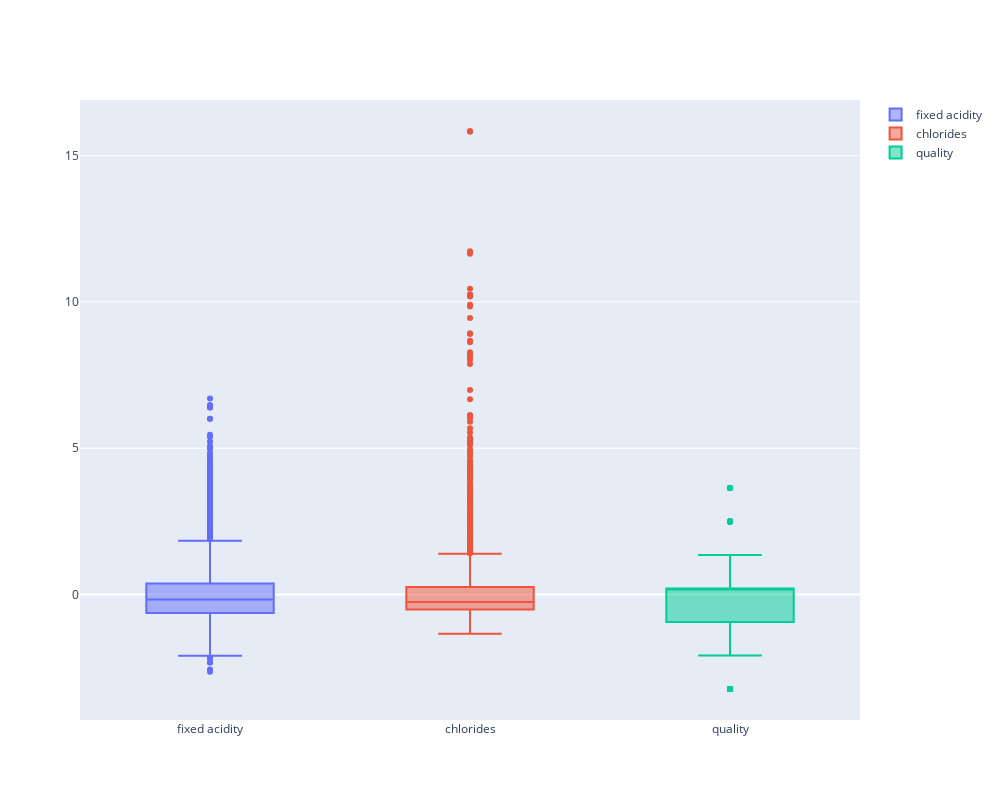

The notebook cell this image was saved under:
### Markdown cell above
#### --▶ StandardScaler 처리결과 시각화

- StandardScaler($X\thicksim N(0,1)$) 처리는 평균을 0으로 표준편차를 1로 맞추는 것이다.

### Code cell
px_box(X_ss_df)

### Figure 1 — Plotly figure (JSON) as saved in the notebook; plotly's stock layout.template omitted (floating-point values rounded to 4 significant figures; data arrays with more than 128 entries replaced by an {"elided": "..."} marker saying what was removed)
{"data": [{"name": "fixed acidity", "type": "box", "y": {"elided": "6497 float values"}}, {"name": "chlorides", "type": "box", "y": {"elided": "6497 float values"}}, {"name": "quality", "type": "box", "y": {"elided": "6497 float values"}}], "layout": {"height": 800, "width": 1000}}
